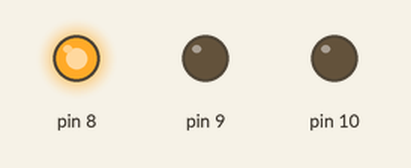
Simulated run of this sketch. Board: Arduino Uno, built with avr-gcc and run on an emulated ATmega328P. On the bench: output pins drawn as LEDs (lit = HIGH).

Above: at 0.3 s.
At 1.4 s:
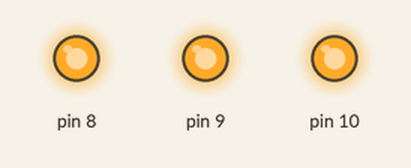
At 3.45 s:
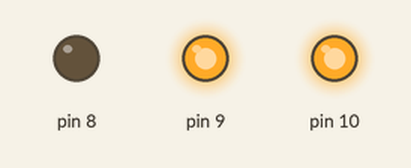
At 4.4 s:
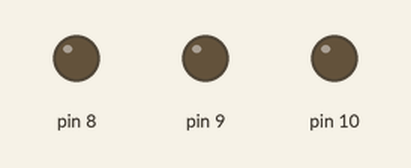
Timing chart, 0 to 5.3 s (numbered marks = the images above):
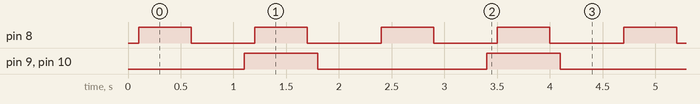

The sketch:

PortaAutomatica.ino
```cpp
int tempo = 500;

void setup() {
  pinMode(8, OUTPUT);
  pinMode(9, OUTPUT);
  pinMode(10, OUTPUT);
  digitalWrite(8, LOW);
  digitalWrite(9, LOW);
  digitalWrite(10, LOW);
}

void loop() {
  fecha();
  delay(tempo);
  abre();
  delay(tempo);
}

void fecha(){
  digitalWrite(9, LOW);
  digitalWrite(10, LOW);
  delay(100);
  digitalWrite(8, HIGH);
  delay(tempo);
  digitalWrite(8, LOW);
}

void abre(){
  digitalWrite(9, HIGH);
  digitalWrite(10, HIGH);
  delay(100);
  digitalWrite(8, HIGH);
  delay(tempo);
  digitalWrite(8, LOW);
  delay(100);
  digitalWrite(9, LOW);
  digitalWrite(10, LOW);
}
```

Measured:
- by itself, pin 8: alternates HIGH for 0.50 s and LOW for 0.65 s
- by itself, pin 9, pin 10: alternates HIGH for 0.70 s and LOW for 1.6 s
- by itself, everything shown: repeats every 2.3 s, in 6 steps
